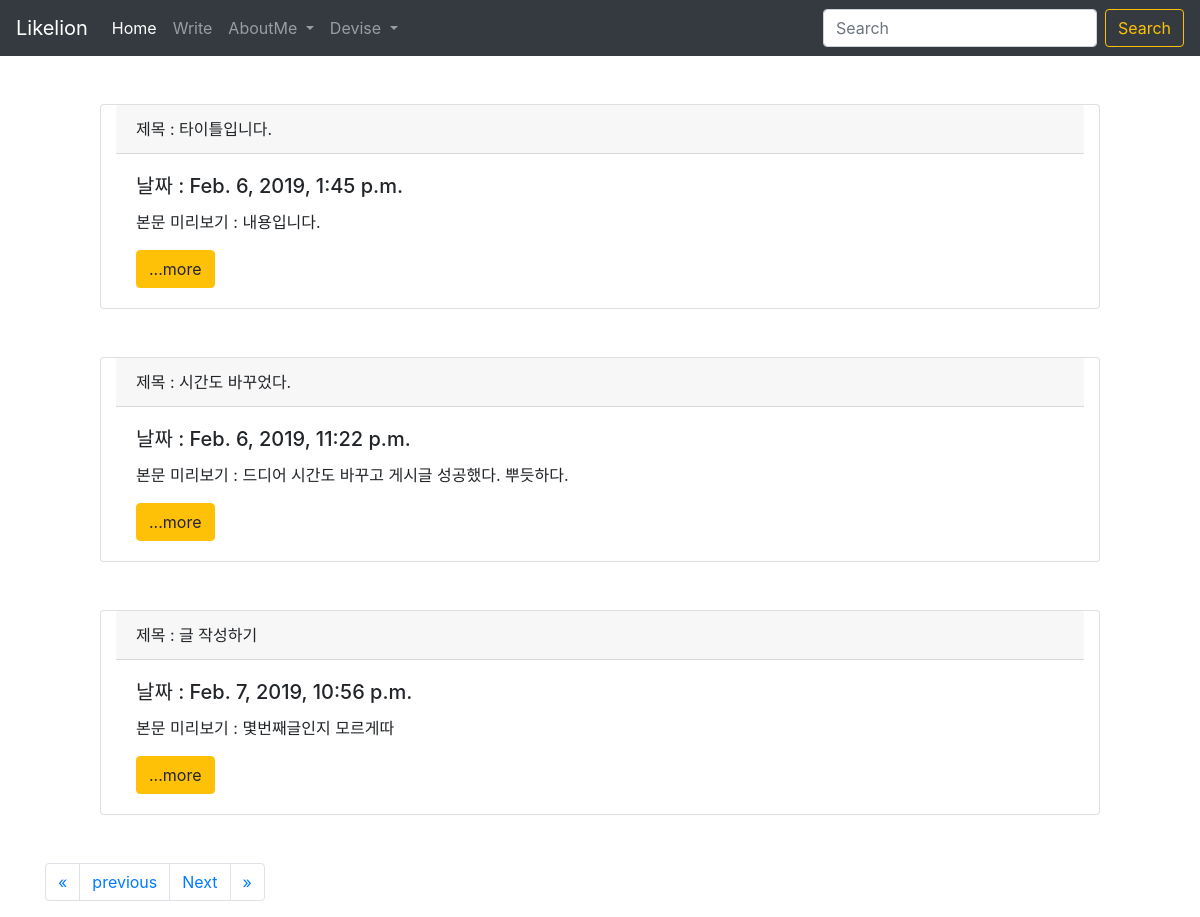
Screenshot of /?page=2 with the database file from the repository.
### myblog/models.py (models this page shows, shortened)
class Myblog(models.Model):
  title = models.CharField(max_length=200)
  pub_date = models.DateTimeField('date published')
  body = models.TextField()
  def summary(self):
    return self.body[:150]

### myblog/views.py (the view)
# urls.py: path('', myblog.views.home, name="home"),
def home(request):
  blogs = Myblog.objects
  blog_list = Myblog.objects.all()
  paginator = Paginator(blog_list,3)
  page = request.GET.get('page')
  posts = paginator.get_page(page)
  return render(request, 'home.html', {'blogs':blogs, 'posts':posts})

### myblog/templates/home.html
{%extends 'base.html'%}
{%block contents%}
<body>
  <br />
  {% for myblog in posts %}
    <div class="card mx-auto col-md-10" >
      <div class="card-header">
        제목 : {{myblog.title}}
      </div>
      <div class="card-body">
        <h5 class="card-title"> 날짜 : {{myblog.pub_date}} </h5>
        <p class="card-text">본문 미리보기 : {{myblog.summary}}</p>
        <a href="{%url 'detail' myblog.id%}" class="btn btn-warning">...more</a>
      </div>
    </div>
    <br /><br />
  {% endfor %}
  <div class = "container">
    <nav aria-label="Page navigation example">
    <ul class="pagination">
      {%if posts.has_previous%}
      <li class="page-item">
        <a class="page-link" href="?page=1" aria-label="first">
          <span aria-hidden="true">&laquo;</span>
        </a>
      </li>
       <li class="page-item">
        <a class="page-link" href="?page={{posts.previous_page_number}}" aria-label="previous">previous</a>
      </li>
      {%endif%}
      {%if posts.has_next%}
      <li class="page-item">
        <a class="page-link" href="?page={{posts.next_page_number}}" aria-label="next">Next</a>
      </li>
      <li class="page-item">
        <a class="page-link" href="?page={{posts.paginator.num_pages}}" aria-label="last">
          <span aria-hidden="true">&raquo;</span>
        </a>
      </li>
      {%endif%}
      </ul>
    </nav>
  </div>
{%endblock%}

### rows the page displays
Myblog: title "타이틀입니다.", pub_date "Feb. 6, 2019, 1:45 p.m.", summary "내용입니다."
Myblog: title "시간도 바꾸었다.", pub_date "Feb. 6, 2019, 11:22 p.m.", summary "드디어 시간도 바꾸고 게시글 성공했다. 뿌듯하다."
Myblog: title "글 작성하기", pub_date "Feb. 7, 2019, 10:56 p.m.", summary "몇번째글인지 모르게따"
